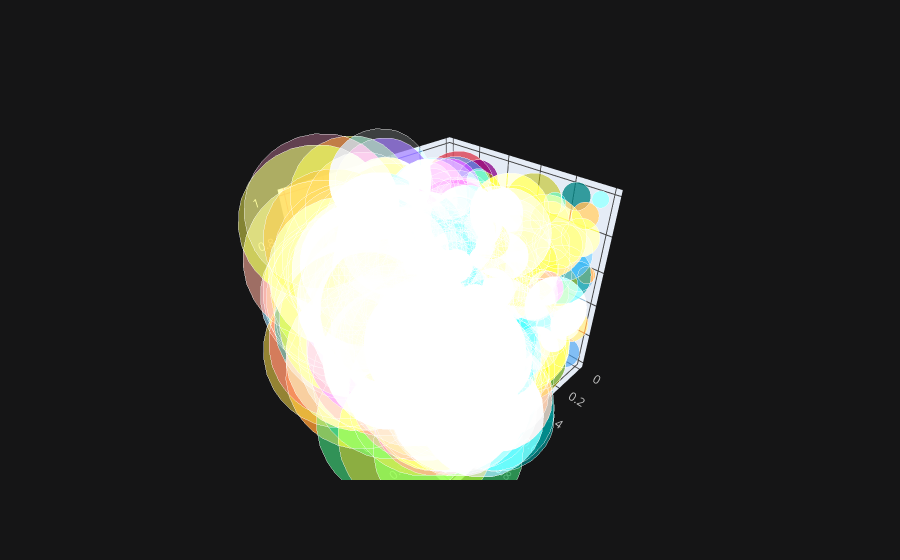

This figure's notebook cell:
### Code cell
df.iplot(x='a',y='b',z='c',kind='bubble3d',size='a')

### Figure 1 — Plotly figure (JSON) as saved in the notebook; plotly's stock layout.template omitted (floating-point values rounded to 4 significant figures; data arrays with more than 128 entries replaced by an {"elided": "..."} marker saying what was removed)
{"data": [{"marker": {"color": {"elided": "300 str values"}, "opacity": 0.8, "size": {"elided": "300 int values"}, "symbol": "circle"}, "mode": "markers", "text": {"elided": "300 str values"}, "type": "scatter3d", "x": {"elided": "300 float values"}, "y": {"elided": "300 float values"}, "z": {"elided": "300 float values"}}], "layout": {"legend": {"bgcolor": "#151516", "font": {"color": "#D9D9D9"}}, "paper_bgcolor": "#151516", "plot_bgcolor": "#151516", "scene": {"xaxis": {"gridcolor": "#434343", "showgrid": true, "tickfont": {"color": "#C2C2C2"}, "title": {"font": {"color": "#D9D9D9"}, "text": ""}, "zerolinecolor": "#666570"}, "yaxis": {"gridcolor": "#434343", "showgrid": true, "tickfont": {"color": "#C2C2C2"}, "title": {"font": {"color": "#D9D9D9"}, "text": ""}, "zerolinecolor": "#666570"}, "zaxis": {"gridcolor": "#434343", "showgrid": true, "tickfont": {"color": "#C2C2C2"}, "title": {"font": {"color": "#D9D9D9"}, "text": ""}, "zerolinecolor": "#666570"}}, "title": {"font": {"color": "#D9D9D9"}}}}
